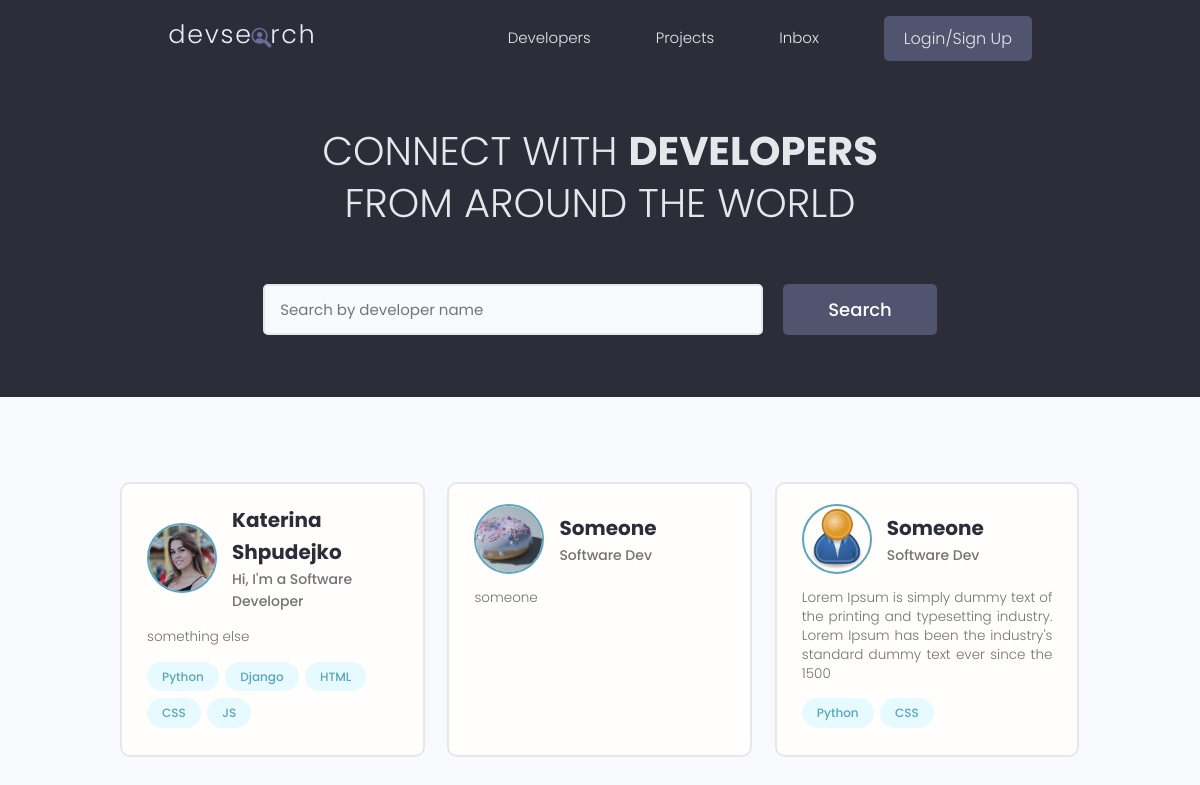
The page / on the database its author committed.
### users/models.py (models this page shows, shortened)
class Profile(models.Model):
    user = models.OneToOneField(User, on_delete=models.CASCADE, null=True, blank=True)
    name = models.CharField(max_length=200, blank=True, null=True)
    email = models.EmailField(max_length=500, blank=True, null=True)
    username = models.CharField(max_length=200, blank=True, null=True)
    location = models.CharField(max_length=200, blank=True, null=True)
    short_intro = models.CharField(max_length=500, blank=True, null=True)
    bio = models.TextField(blank=True, null=True)
    profile_image = models.ImageField(null=True, blank=True,
                                      upload_to='profiles/', default='profiles/user-default.png')
    social_github = models.CharField(max_length=200, blank=True, null=True)
    social_twitter = models.CharField(max_length=200, blank=True, null=True)
    social_linkedin = models.CharField(max_length=200, blank=True, null=True)
    social_youtube = models.CharField(max_length=200, blank=True, null=True)
    social_website = models.CharField(max_length=200, blank=True, null=True)
    id = models.UUIDField(default=uuid.uuid4, unique=True,
                          primary_key=True, editable=False)

class Skill(models.Model):
    owner = models.ForeignKey(Profile, on_delete=models.CASCADE,
                              null=True, blank=True)
    name = models.CharField(max_length=200, blank=True, null=True)
    description = models.TextField(null=True, blank=True)
    id = models.UUIDField(default=uuid.uuid4, unique=True,
                          primary_key=True, editable=False)
    def __str__(self):
        return str(self.name)

### users/views.py (the view)
# urls.py: path('', views.profiles, name='profiles'),
def profiles(request):
    profiles, search_query = searchProfiles(request)
    custom_range, profiles = paginationProfiles(request, profiles, 3)
    context = {'profiles': profiles, 'search_query': search_query, 'custom_range': custom_range}
    return render(request, 'users/profiles.html', context)

### users/utils.py (called while the page is built)
def searchProfiles(request):
    search_query = ''
    if request.GET.get('search_query'):
        search_query = request.GET.get('search_query')
    skills = Skill.objects.filter(name__icontains=search_query)
    profiles = Profile.objects.distinct().filter(
        Q(name__icontains=search_query) |
        Q(short_intro__icontains=search_query) |
        Q(skill__in=skills)
    )
    return profiles, search_query

def paginationProfiles(request, profiles, results):
    page = request.GET.get('page')
    paginator = Paginator(profiles, results)
    try:
        profiles = paginator.page(page)
    except PageNotAnInteger:
        page = 1
        profiles = paginator.page(page)
    except EmptyPage:
        page = paginator.num_pages
        profiles = paginator.page(page)
    leftIndex = int(page) - 4
    if leftIndex < 1:
        leftIndex = 1
    rightIndex = int(page) + 1
    if rightIndex > paginator.num_pages:
        rightIndex = paginator.num_pages + 1
    custom_range = range(leftIndex, rightIndex)
    return custom_range, profiles

### users/templates/users/profiles.html (shortened to what this page needs)
{% extends 'main.html' %}
{% block content %}
  <main class="home">
    <section class="hero-section text-center">
      <div class="container container--narrow">
        <div class="hero-section__box">
          <h2>CONNECT WITH <span>DEVELOPERS</span></h2>
          <h2>FROM AROUND THE WORLD</h2>
        </div>
        <div class="hero-section__search">
          <form class="form" action="{% url 'profiles' %}" method="get">
            <div class="form__field">
              <input class="input input--text" id="formInput#search" type="text" name="search_query"
                value='{{ search_query }}' placeholder="Search by developer name" />
            </div>
            <input class="btn btn--sub btn--lg" type="submit" value="Search" />
          </form>
        </div>
      </div>
    </section>
    <section class="devlist">
      <div class="container">
        <div class="grid grid--three">
          {% for profile in profiles %}
          <div class="column card">
            <div class="dev">
              <a href="{% url 'user-profile' profile.id %}" class="card__body">
                <div class="dev__profile">
                  <img class="avatar avatar--md" src="{{ profile.profile_image.url }}" alt="image" />
                  <div class="dev__meta">
                    <h3>{{profile.name}}</h3>
                    <h5>{{profile.short_intro|slice:'60'}}</h5>
                  </div>
                </div>
                <p class="dev__info">
                  {{ profile.bio|slice:'150' }}
                </p>
                <div class="dev__skills">
                  {% for skill in profile.skill_set.all|slice:'5' %}
                  <span class="tag tag--pill tag--main">
                    <small>{{ skill }}</small>
                  </span>
                  {% endfor %}
                </div>
              </a>
            </div>
          </div>
          {% endfor %}
        </div>
      </div>
    </section>
  </main>
{% endblock content %}

### static/styles/app.css (style rules this page uses)
:root { --color-sub: #2d2d39; }
.btn--sub { background-color: var(--color-sub-light); }
.card { border: 2px solid var(--color-light); }
img { width: 100%; }
.hero-section { height: 40vh; display: flex; align-items: center; background-color: var(--color-sub); }
.hero-section__box { margin-bottom: 4rem; }
.hero-section__box > h2, .hero-section__box > h2 > span { font-size: 4rem; color: var(--color-light); line-height: 1.3; text-transform: uppercase; }
.hero-section__box > h2 { font-weight: 300; }
.hero-section__box > h2 > span { font-weight: 700; }
.hero-section__search > .form { display: flex; align-items: center; justify-content: center; gap: 2rem; }
.hero-section__search > .form input.input--text { width: 50rem; }
.devlist { margin-top: 8rem; }
.devlist .grid { align-items: stretch; }
.devlist .dev .dev__profile { display: flex; align-items: center; gap: 1.5rem; }
.devlist .dev .dev__meta h3 { color: var(--color-sub); font-size: 2rem; font-weight: 700; }
.devlist .dev .dev__meta h5 { color: var(--color-text); font-size: 1.4rem; font-weight: 500; }
.devlist .dev .dev__info { margin: 1.5rem 0; font-size: 1.35rem; line-height: 1.4; text-align: justify; }

### static/uikit/styles/modules/_variables.css (style rules this page uses)
:root { --color-main: #5aa5b9; --color-main-light: #e6faff; --color-sub: #3f4156; --color-sub-light: #51546e; --color-sub-lighter: #ededfd; --color-text: #737373; --color-gray: #8b8b8b; --color-light: #e5e7eb; --color-light-gray: #767676; --color-bg: #f8fafd; --color-white: #fffefd; --color-white-light: #f3f3f3; --color-success: #359e64; --color-success-bg: #def8e8; --color-error: #fc4b0b; --color-error-bg: #fff2ee; --font-base: 'Poppins', arial, helvetica, 'Segoe UI', roboto, ubuntu, sans-serif; --font-monospace: 'Fira Code', 'Courier New', courier, monospace; --font-regular: 300; --font-medium: 500; --font-bold: 700; --generic-shadow: 1px 1px 5px #00000010; --generic-transition: all 0.3s ease-in-out; }

### static/uikit/styles/modules/_base.css (style rules this page uses)
* { margin: 0; padding: 0; box-sizing: border-box; text-rendering: optimizeLegibility; color: inherit; font-size: inherit; }
html { font-size: 50%; }
@media only screen and (min-width: 480px) { html { font-size: 56.25%; } }
@media only screen and (min-width: 1200px) { html { font-size: 62.5%; } }
body { line-height: 1.6; font-weight: 400; font-size: 1.5rem; color: var(--color-text); background-color: var(--color-bg); min-height: 100vh; }

### static/uikit/styles/modules/_typography.css (style rules this page uses)
* { font-family: var(--font-base); }
h2 { font-size: 3.6rem; font-weight: var(--font-bold); }
h3 { font-size: 3.2rem; font-weight: var(--font-medium); }
h5 { font-size: 2.4rem; font-weight: var(--font-medium); }
h5, h6 { font-weight: var(--font-regular); }
p, span, strong { font-size: 1.6rem; color: var(--color-text); font-weight: var(--font-regular); }
a { padding-bottom: 2px; text-decoration: none; display: inline-block; color: var(--color-main); font-weight: var(--font-medium); }

### static/uikit/styles/modules/_utilities.css (style rules this page uses)
.container { width: 92%; max-width: 165rem; margin: 0 auto; box-sizing: border-box; }
.container--narrow { width: 92%; max-width: 120rem; }
@media screen and (min-width: 1000px) { .container { width: 90%; } }
@media screen and (min-width: 1000px) { .container--narrow { width: 85%; } }
@media screen and (min-width: 1200px) { .container { width: 80%; } }
@media screen and (min-width: 1200px) { .container--narrow { width: 72%; } }
.text-center { text-align: center; }

### static/uikit/styles/modules/_avatar.css (style rules this page uses)
.avatar { border-radius: 50%; border: 2px solid var(--color-main); object-fit: cover; }
.avatar--md { height: 7rem; width: 7rem; }

### static/uikit/styles/modules/_button.css (style rules this page uses)
.btn { display: inline-block; position: relative; cursor: pointer; background-color: var(--color-light); font-weight: var(--font-medium); color: var(--color-sub); text-decoration: none; padding: 1rem 2rem; border-radius: 0.5rem; border: none; width: -webkit-fit-content; width: -moz-fit-content; width: fit-content; height: -webkit-fit-content; height: -moz-fit-content; height: fit-content; font-size: 1.6rem; outline-width: 0; outline-color: transparent; -webkit-backface-visibility: hidden; backface-visibility: hidden; transition: all 0.3s ease-in-out; }
.btn--sub { background-color: var(--color-sub); color: var(--color-white); }
.btn--lg { font-size: 1.8rem; padding: 1.2rem 4.5rem; }

### static/uikit/styles/modules/_card.css (style rules this page uses)
.card { border-radius: 1rem; background-color: var(--color-white); border: 1.5px solid var(--color-light); width: auto; height: auto; margin-top: 0.5rem; margin-bottom: 0.5rem; overflow: hidden; }
.card__body, .card__header { padding: 2rem 2.5rem; }

### rows shown on the page
Profile: profile_image (picture), name "Katerina Shpudejko", short_intro "Hi, I'm a Software Developer", bio "something else"
Skill: name "Python"
Skill: name "Django"
Skill: name "HTML"
Skill: name "CSS"
Skill: name "JS"
Profile: profile_image (picture), name "Someone", short_intro "Software Dev", bio "someone"
Profile: profile_image (placeholder picture), name "Someone", short_intro "Software Dev", bio "Lorem Ipsum is simply dummy text of the printing and typesetting industry. Lorem Ipsum has been the industry's standard dummy text ever since the 1500"
Skill: name "Python"
Skill: name "CSS"
